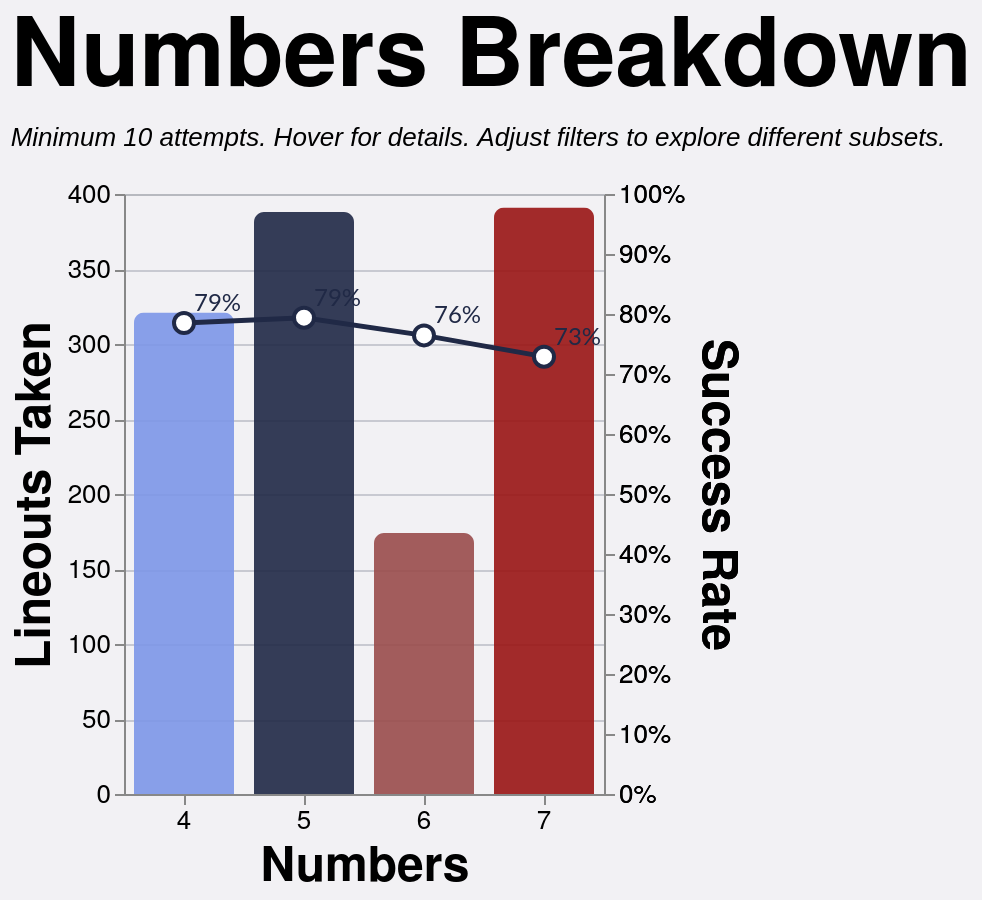

Here is the Vega-Lite specification saved for this chart:
### Vega-Lite specification from a JSON file in a GitHub repository (floating-point values rounded to 4 significant figures; data arrays with more than 128 entries replaced by an {"elided": "..."} marker saying what was removed)
{"config": {"axis": {"labelFont": "PT Sans Narrow, Helvetica Neue, Helvetica, Arial, sans-serif", "titleFont": "PT Sans Narrow, Helvetica Neue, Helvetica, Arial, sans-serif", "labelFontSize": 13, "titleFontSize": 24, "gridColor": "#202947", "gridOpacity": 0.2, "zindex": 1}, "text": {"font": "Lato, sans-serif"}, "bar": {"cornerRadiusEnd": 5}, "header": {"labelFont": "PT Sans Narrow, Helvetica Neue, Helvetica, Arial, sans-serif", "titleFont": "PT Sans Narrow, Helvetica Neue, Helvetica, Arial, sans-serif", "labelFontSize": 24, "titleFontSize": 28, "labelFontWeight": "bold", "orient": "left"}, "legend": {"labelFont": "PT Sans Narrow, Helvetica Neue, Helvetica, Arial, sans-serif", "titleFont": "PT Sans Narrow, Helvetica Neue, Helvetica, Arial, sans-serif", "labelFontSize": 14, "titleFontSize": 16, "titlePadding": 5, "fillColor": "white", "strokeColor": "black", "padding": 10, "titleFontWeight": "lighter", "titleFontStyle": "italic", "titleColor": "gray", "offset": 10}, "title": {"font": "PT Sans Narrow, Helvetica Neue, Helvetica, Arial, sans-serif", "fontSize": 48, "fontWeight": "bold", "anchor": "start", "align": "center", "titlePadding": 20, "subtitlePadding": 10, "subtitleFontSize": 13, "subtitleColor": "", "subtitleFontStyle": "italic", "offset": 15, "color": "black"}, "axisX": {"labelAngle": 0}, "facet": {"title": null, "header": null, "align": {"row": "each", "column": "each"}}, "resolve": {"scale": {"y": "independent", "facet": "independent"}}, "background": "#f2f1f4", "scale": {"offsetBandPaddingOuter": 0.2, "offsetBandPaddingInner": 0.1}}, "layer": [{"mark": {"type": "bar", "opacity": 0.9, "size": 50}, "encoding": {"color": {"field": "numbers", "legend": null, "scale": {"domain": ["4", "5", "6", "7"], "range": ["#7d96e8", "#202946", "#994C4C", "#991515"]}, "type": "nominal"}, "stroke": {"value": "transparent"}, "tooltip": [{"field": "numbers_display", "title": "Numbers", "type": "nominal"}, {"field": "attempts", "format": ",.0f", "title": "Attempts", "type": "quantitative"}, {"field": "won", "format": ",.0f", "title": "Won", "type": "quantitative"}, {"field": "success_rate", "format": ".1%", "title": "Success Rate", "type": "quantitative"}], "x": {"axis": {"labelAngle": 0}, "field": "numbers", "sort": ["4", "5", "6", "7"], "title": "Numbers", "type": "nominal"}, "y": {"field": "attempts", "title": "Lineouts Taken", "type": "quantitative"}}, "transform": [{"filter": "(loSquad == 'All' || datum.squad == loSquad) && (loSeason == 'All' || datum.season == loSeason) && (loGameType == 'All' || (loGameType == 'League + Cup' && (datum.game_type == 'League' || datum.game_type == 'Cup')) || (loGameType == 'League only' && datum.game_type == 'League') || datum.game_type == loGameType) && (loThrower == 'All' || datum.thrower == loThrower) && (loJumper == 'All' || datum.jumper == loJumper) && (loArea == 'All' || datum.area == loArea) && (loNumbers == 'All' || datum.numbers == loNumbers)"}, {"aggregate": [{"op": "count", "as": "attempts"}, {"op": "sum", "field": "won", "as": "won"}], "groupby": ["numbers"]}, {"filter": "datum.attempts >= 10"}, {"calculate": "datum.won / datum.attempts", "as": "success_rate"}, {"calculate": "datum.numbers + '-man'", "as": "numbers_display"}]}, {"mark": {"type": "line", "point": {"fill": "white", "filled": false, "size": 100, "stroke": "#202946"}, "stroke": "#202946", "strokeWidth": 2.5}, "encoding": {"tooltip": [{"field": "numbers_display", "title": "Numbers", "type": "nominal"}, {"field": "attempts", "format": ",.0f", "title": "Attempts", "type": "quantitative"}, {"field": "won", "format": ",.0f", "title": "Won", "type": "quantitative"}, {"field": "success_rate", "format": ".1%", "title": "Success Rate", "type": "quantitative"}], "x": {"axis": {"labelAngle": 0}, "field": "numbers", "sort": ["4", "5", "6", "7"], "title": "Numbers", "type": "nominal"}, "y": {"axis": {"format": "%"}, "field": "success_rate", "scale": {"domain": [0, 1]}, "title": "Success Rate", "type": "quantitative"}}, "transform": [{"filter": "(loSquad == 'All' || datum.squad == loSquad) && (loSeason == 'All' || datum.season == loSeason) && (loGameType == 'All' || (loGameType == 'League + Cup' && (datum.game_type == 'League' || datum.game_type == 'Cup')) || (loGameType == 'League only' && datum.game_type == 'League') || datum.game_type == loGameType) && (loThrower == 'All' || datum.thrower == loThrower) && (loJumper == 'All' || datum.jumper == loJumper) && (loArea == 'All' || datum.area == loArea) && (loNumbers == 'All' || datum.numbers == loNumbers)"}, {"aggregate": [{"op": "count", "as": "attempts"}, {"op": "sum", "field": "won", "as": "won"}], "groupby": ["numbers"]}, {"filter": "datum.attempts >= 10"}, {"calculate": "datum.won / datum.attempts", "as": "success_rate"}, {"calculate": "datum.numbers + '-man'", "as": "numbers_display"}]}, {"mark": {"type": "text", "align": "left", "baseline": "middle", "color": "#202946", "dx": 5, "dy": -10, "fontSize": 12}, "encoding": {"text": {"field": "success_rate", "format": ".0%", "type": "quantitative"}, "x": {"axis": {"labelAngle": 0}, "field": "numbers", "sort": ["4", "5", "6", "7"], "title": "Numbers", "type": "nominal"}, "y": {"axis": {"format": "%"}, "field": "success_rate", "scale": {"domain": [0, 1]}, "title": "Success Rate", "type": "quantitative"}}, "transform": [{"filter": "(loSquad == 'All' || datum.squad == loSquad) && (loSeason == 'All' || datum.season == loSeason) && (loGameType == 'All' || (loGameType == 'League + Cup' && (datum.game_type == 'League' || datum.game_type == 'Cup')) || (loGameType == 'League only' && datum.game_type == 'League') || datum.game_type == loGameType) && (loThrower == 'All' || datum.thrower == loThrower) && (loJumper == 'All' || datum.jumper == loJumper) && (loArea == 'All' || datum.area == loArea) && (loNumbers == 'All' || datum.numbers == loNumbers)"}, {"aggregate": [{"op": "count", "as": "attempts"}, {"op": "sum", "field": "won", "as": "won"}], "groupby": ["numbers"]}, {"filter": "datum.attempts >= 10"}, {"calculate": "datum.won / datum.attempts", "as": "success_rate"}, {"calculate": "datum.numbers + '-man'", "as": "numbers_display"}]}], "data": {"name": "data-15e79532cff8ae58bb045c3a34749407"}, "height": 300, "params": [{"name": "loSquad", "value": "All"}, {"name": "loSeason", "value": "All"}, {"name": "loGameType", "value": "All"}, {"name": "loThrower", "value": "All"}, {"name": "loJumper", "value": "All"}, {"name": "loArea", "value": "All"}, {"name": "loNumbers", "value": "All"}], "resolve": {"scale": {"y": "independent"}}, "title": {"text": "Numbers Breakdown", "subtitle": "Minimum 10 attempts. Hover for details. Adjust filters to explore different subsets."}, "width": {"step": 60}, "$schema": "https://vega.github.io/schema/vega-lite/v5.20.1.json", "datasets": {"data-15e79532cff8ae58bb045c3a34749407": {"elided": "1274 records"}}}
